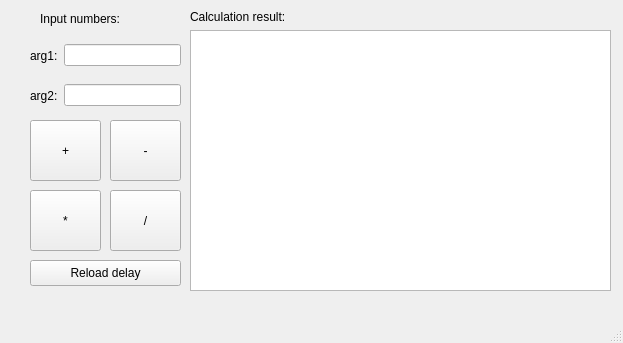
<?xml version="1.0" encoding="UTF-8"?>
<ui version="4.0">
 <class>MainWindow</class>
 <widget class="QMainWindow" name="MainWindow">
  <property name="geometry">
   <rect>
    <x>0</x>
    <y>0</y>
    <width>623</width>
    <height>343</height>
   </rect>
  </property>
  <property name="windowTitle">
   <string>MainWindow</string>
  </property>
  <widget class="QWidget" name="centralwidget">
   <widget class="QWidget" name="verticalLayoutWidget">
    <property name="geometry">
     <rect>
      <x>190</x>
      <y>10</y>
      <width>421</width>
      <height>281</height>
     </rect>
    </property>
    <layout class="QVBoxLayout" name="verticalLayout">
     <item>
      <widget class="QLabel" name="resultLabel">
       <property name="text">
        <string>Calculation result:</string>
       </property>
      </widget>
     </item>
     <item>
      <widget class="QListWidget" name="outputListWidget"/>
     </item>
    </layout>
   </widget>
   <widget class="QLabel" name="inputLabel">
    <property name="geometry">
     <rect>
      <x>40</x>
      <y>10</y>
      <width>121</width>
      <height>18</height>
     </rect>
    </property>
    <property name="text">
     <string>Input numbers:</string>
    </property>
   </widget>
   <widget class="QWidget" name="horizontalLayoutWidget">
    <property name="geometry">
     <rect>
      <x>30</x>
      <y>40</y>
      <width>151</width>
      <height>31</height>
     </rect>
    </property>
    <layout class="QHBoxLayout" name="horizontalLayout">
     <item>
      <widget class="QLabel" name="arglabel1">
       <property name="text">
        <string>arg1:</string>
       </property>
      </widget>
     </item>
     <item>
      <widget class="QLineEdit" name="argLineEdit1"/>
     </item>
    </layout>
   </widget>
   <widget class="QWidget" name="horizontalLayoutWidget_2">
    <property name="geometry">
     <rect>
      <x>30</x>
      <y>80</y>
      <width>151</width>
      <height>31</height>
     </rect>
    </property>
    <layout class="QHBoxLayout" name="horizontalLayout_2">
     <item>
      <widget class="QLabel" name="argLabel2">
       <property name="text">
        <string>arg2:</string>
       </property>
      </widget>
     </item>
     <item>
      <widget class="QLineEdit" name="argLineEdit2"/>
     </item>
    </layout>
   </widget>
   <widget class="QPushButton" name="subtractPushButton">
    <property name="geometry">
     <rect>
      <x>110</x>
      <y>120</y>
      <width>71</width>
      <height>61</height>
     </rect>
    </property>
    <property name="sizePolicy">
     <sizepolicy hsizetype="Preferred" vsizetype="Maximum">
      <horstretch>0</horstretch>
      <verstretch>0</verstretch>
     </sizepolicy>
    </property>
    <property name="text">
     <string>-</string>
    </property>
   </widget>
   <widget class="QPushButton" name="addPushButton">
    <property name="geometry">
     <rect>
      <x>30</x>
      <y>120</y>
      <width>71</width>
      <height>61</height>
     </rect>
    </property>
    <property name="text">
     <string>+</string>
    </property>
   </widget>
   <widget class="QPushButton" name="dividePushButton">
    <property name="geometry">
     <rect>
      <x>110</x>
      <y>190</y>
      <width>71</width>
      <height>61</height>
     </rect>
    </property>
    <property name="text">
     <string>/</string>
    </property>
   </widget>
   <widget class="QPushButton" name="multiplyPushButton">
    <property name="geometry">
     <rect>
      <x>30</x>
      <y>190</y>
      <width>71</width>
      <height>61</height>
     </rect>
    </property>
    <property name="text">
     <string>*</string>
    </property>
   </widget>
   <widget class="QPushButton" name="reloadPushButton">
    <property name="geometry">
     <rect>
      <x>30</x>
      <y>260</y>
      <width>151</width>
      <height>26</height>
     </rect>
    </property>
    <property name="text">
     <string>Reload delay</string>
    </property>
   </widget>
  </widget>
  <widget class="QMenuBar" name="menubar">
   <property name="geometry">
    <rect>
     <x>0</x>
     <y>0</y>
     <width>623</width>
     <height>23</height>
    </rect>
   </property>
  </widget>
  <widget class="QStatusBar" name="statusbar"/>
 </widget>
 <resources/>
 <connections/>
</ui>
